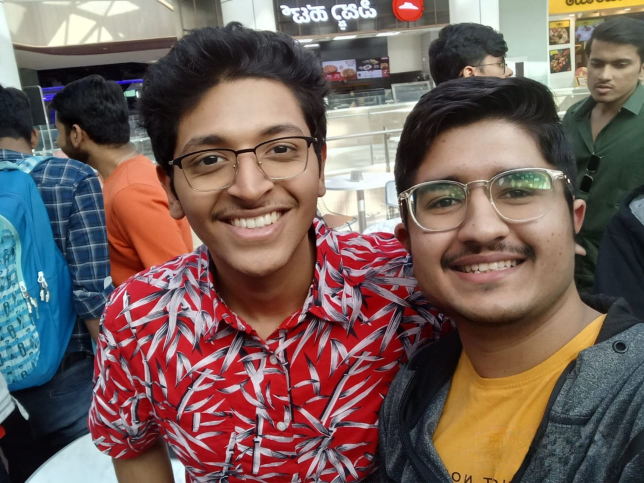
#> input picture Resources/iandme.jpeg, 1288 x 966 px (shown at 1/2 size)
$ python chapter7-Color-Dectection.py
#> lines starting #> are read from the running program, lines starting #| are printed output that depends on the picture; after the words box and inside, x2 and y2 are one past the last pixel; in counts of white or black regions, pixels touching at a corner belong together
import cv2
import numpy as np

def empty(a):
    pass

def stackImages(scale,imgArray):
    rows = len(imgArray)
    cols = len(imgArray[0])
    rowsAvailable = isinstance(imgArray[0], list)
    width = imgArray[0][0].shape[1]
    height = imgArray[0][0].shape[0]
    if rowsAvailable:
        for x in range ( 0, rows):
            for y in range(0, cols):
                if imgArray[x][y].shape[:2] == imgArray[0][0].shape [:2]:
                    imgArray[x][y] = cv2.resize(imgArray[x][y], (0, 0), None, scale, scale)
                else:
                    imgArray[x][y] = cv2.resize(imgArray[x][y], (imgArray[0][0].shape[1], imgArray[0][0].shape[0]), None, scale, scale)
                if len(imgArray[x][y].shape) == 2: imgArray[x][y]= cv2.cvtColor( imgArray[x][y], cv2.COLOR_GRAY2BGR)
        imageBlank = np.zeros((height, width, 3), np.uint8)
        hor = [imageBlank]*rows
        hor_con = [imageBlank]*rows
        for x in range(0, rows):
            hor[x] = np.hstack(imgArray[x])
        ver = np.vstack(hor)
    else:
        for x in range(0, rows):
            if imgArray[x].shape[:2] == imgArray[0].shape[:2]:
                imgArray[x] = cv2.resize(imgArray[x], (0, 0), None, scale, scale)
            else:
                imgArray[x] = cv2.resize(imgArray[x], (imgArray[0].shape[1], imgArray[0].shape[0]), None,scale, scale)
            if len(imgArray[x].shape) == 2: imgArray[x] = cv2.cvtColor(imgArray[x], cv2.COLOR_GRAY2BGR)
        hor= np.hstack(imgArray)
        ver = hor
    return ver


cv2.namedWindow("Trackbars")
cv2.resizeWindow("Trackbars", 640, 240)

cv2.createTrackbar("Hue Min", "Trackbars", 7, 179, empty)
cv2.createTrackbar("Hue Max", "Trackbars", 151, 179, empty)
cv2.createTrackbar("Saturation Min", "Trackbars", 28, 255, empty)
cv2.createTrackbar("Saturation Max", "Trackbars", 111, 255, empty)
cv2.createTrackbar("Value Min", "Trackbars", 38, 255, empty)
cv2.createTrackbar("Value Max", "Trackbars", 255, 255, empty)

while True:
    img = cv2.imread("Resources/iandme.jpeg")
#> img is the input picture: shape (966, 1288, 3); mean B, G, R 90.5, 95.7, 116.9
    imgHSV = cv2.cvtColor(img, cv2.COLOR_BGR2HSV)
#> imgHSV: shape (966, 1288, 3); mean H, S, V 77.3, 98.3, 127.4

    h_min = cv2.getTrackbarPos("Hue Min", "Trackbars")
    h_max = cv2.getTrackbarPos("Hue Max", "Trackbars")
    s_min = cv2.getTrackbarPos("Saturation Min", "Trackbars")
    s_max = cv2.getTrackbarPos("Saturation Max", "Trackbars")
    v_min = cv2.getTrackbarPos("Value Min", "Trackbars")
    v_max = cv2.getTrackbarPos("Value Max", "Trackbars")
    print(h_min, h_max, s_min, s_max, v_min, v_max)

    lower = np.array([h_min, s_min, v_min])
    upper = np.array([h_max, s_max, v_max])
    mask = cv2.inRange(imgHSV, lower, upper)
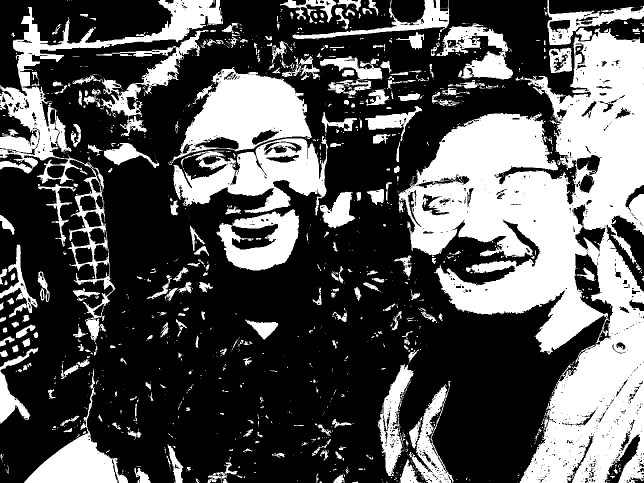
#> mask: shape (966, 1288) (shown at 1/2 size); 33.8% white; 1383 white regions (1069 under 20 px), largest, box (x1, y1, x2, y2) and area: (797, 56, 1288, 966) 212114, (0, 0, 446, 689) 34135, (343, 134, 624, 326) 26687

    imgResult = cv2.bitwise_and(img, img, mask=mask)
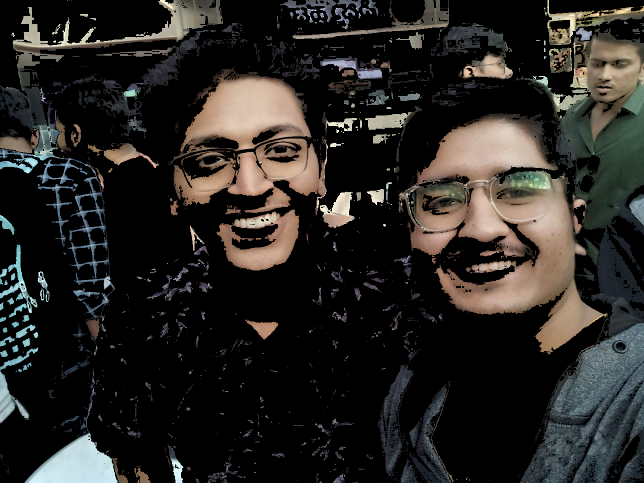
#> imgResult: shape (966, 1288, 3) (shown at 1/2 size); mean B, G, R 35.3, 38.2, 40.4

    imgStack = stackImages(0.7, [[img, imgHSV], [mask, imgResult]])
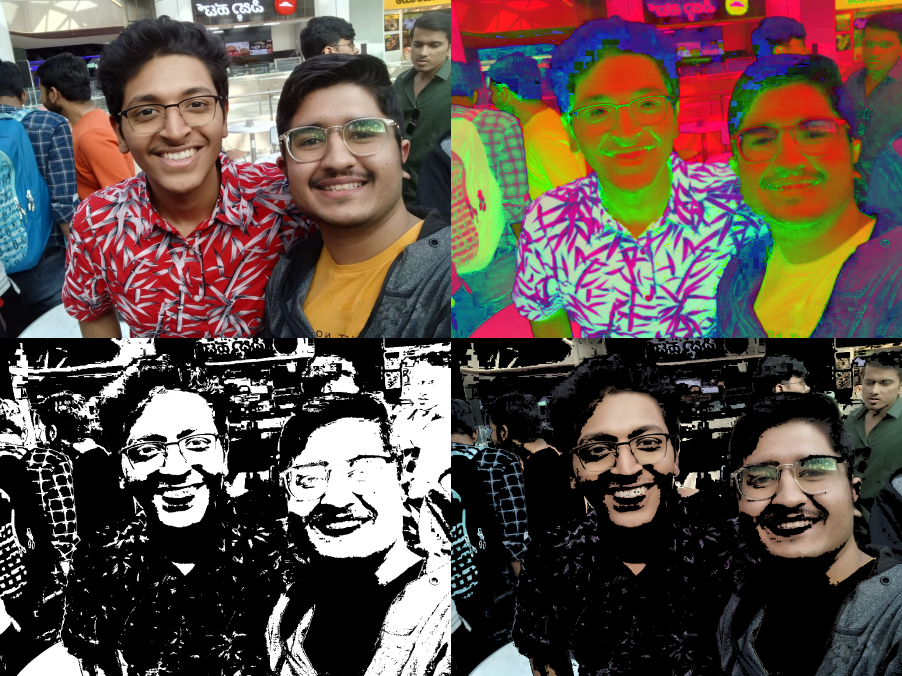
#> imgStack: shape (1352, 1804, 3) (shown at 1/2 size); mean B, G, R 72.3, 79.5, 92.6
    cv2.imshow("Stacked Images", imgStack)
    cv2.waitKey(1)

$ run again, with Resources/cards.png saved as Resources/iandme.jpeg
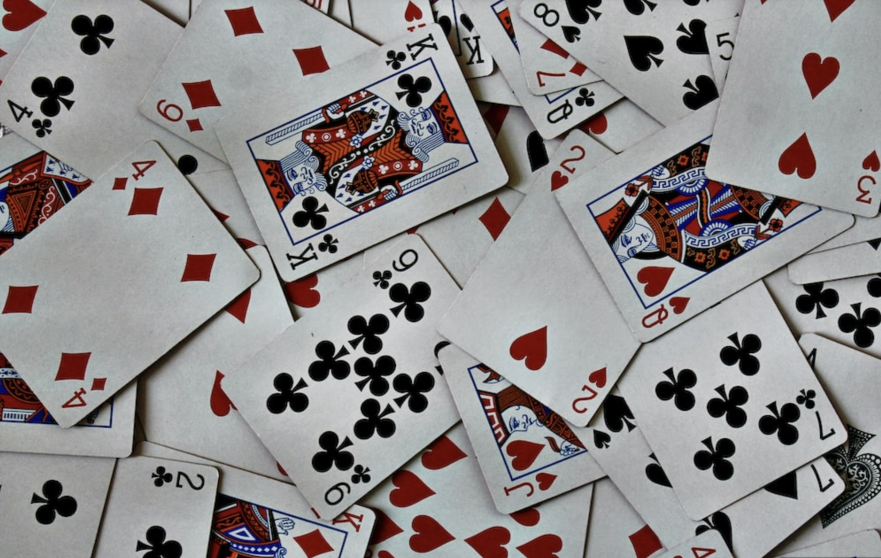
#> input picture Resources/cards.png, 1762 x 1116 px (shown at 1/2 size)
#> img is the input picture: shape (1116, 1762, 3); mean B, G, R 139.5, 139, 142.5
#> imgHSV: shape (1116, 1762, 3); mean H, S, V 73.1, 34.1, 147.1
#> `mask = cv2.inRange(imgHSV, lower, upper)`:
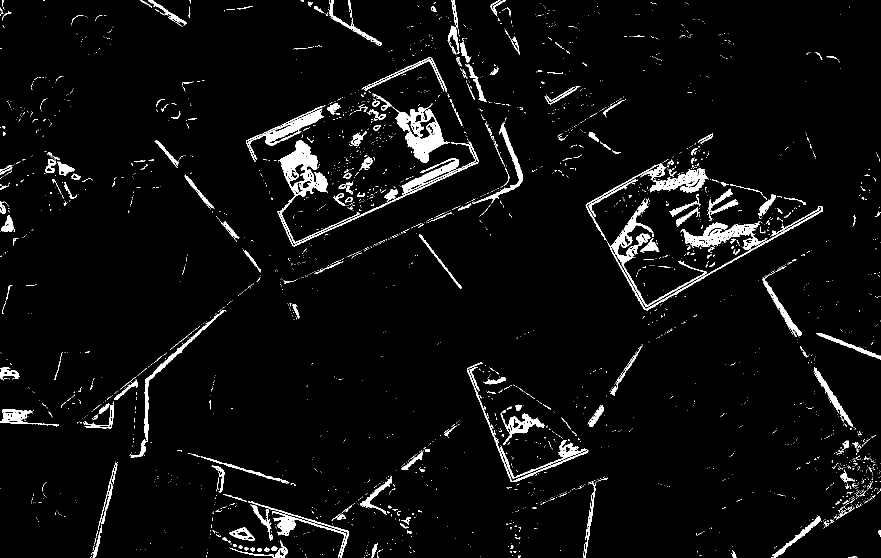
#> mask: shape (1116, 1762) (shown at 1/2 size); 4.2% white; 2834 white regions (2569 under 20 px), largest, box (x1, y1, x2, y2) and area: (556, 280, 719, 487) 5361, (744, 187, 900, 326) 5108, (555, 283, 958, 493) 3715
#> `imgStack = stackImages(0.7, [[img, imgHSV], [mask, imgResult]])`:
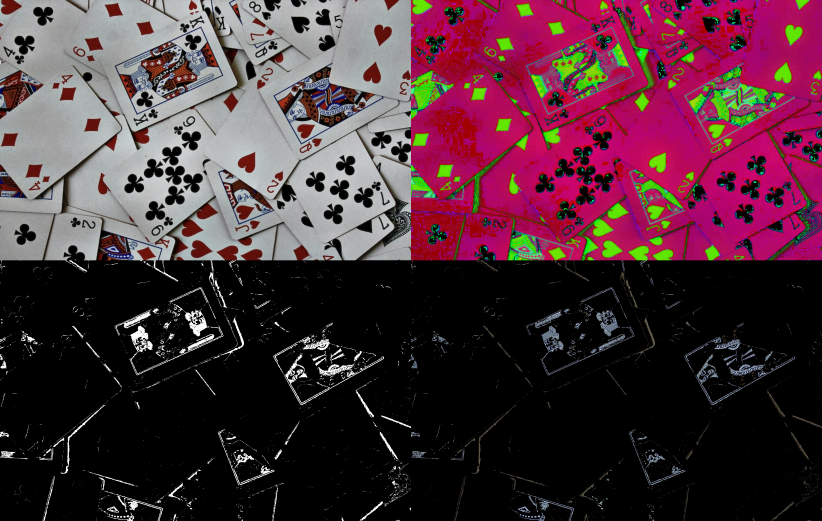
#> imgStack: shape (1562, 2466, 3) (shown at 1/3 size); mean B, G, R 57, 47, 76.1
